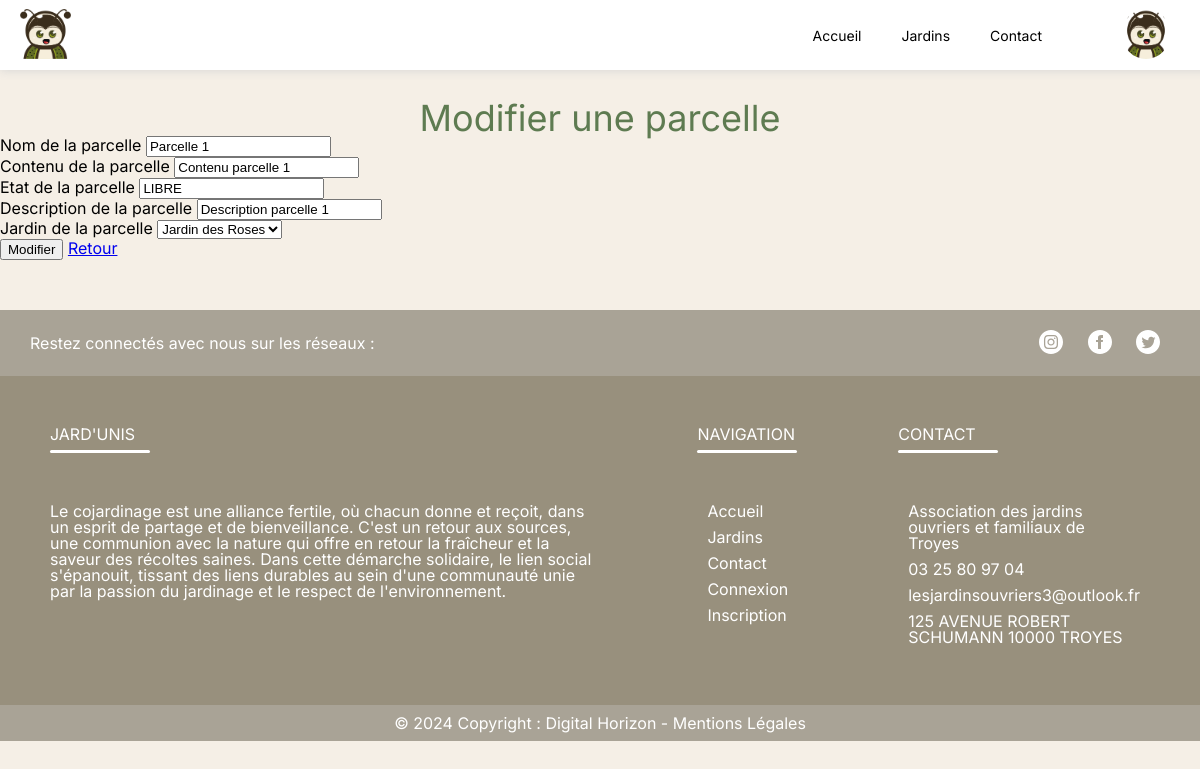
The page /admin/parcelles/modifParcelles.php?parcelles=1 (signed in) on the database its author committed.
### tables this page shows
CREATE TABLE `users` (
  `user_id` int(11) NOT NULL,
  `user_nom` varchar(50) NOT NULL,
  `user_prnm` varchar(50) NOT NULL,
  `user_login` varchar(50) NOT NULL,
  `user_pass` varchar(255) NOT NULL,
  `user_email` varchar(100) NOT NULL,
  `user_photo` varchar(100) NOT NULL DEFAULT 'logo.webp'
);

CREATE TABLE `parcelles` (
  `parcelle_id` int(11) NOT NULL,
  `parcelle_nom` varchar(100) NOT NULL,
  `parcelle_content` varchar(50) NOT NULL,
  `parcelle_etat` varchar(10) NOT NULL,
  `parcelle_desc` varchar(150) NOT NULL,
  `parcelle_reservation` int(11) DEFAULT NULL,
  `_jardin_id` int(11) NOT NULL,
  `_user_id` int(255) NOT NULL
);

### admin/parcelles/modifParcelles.php (the view, shortened to what this page needs)
<?php
require '../../model/connectBD.php';
require '../../composants/head.php';
require('../../composants/header.php');
$parcelle_id = $_GET['parcelles'];
$query = "SELECT * FROM parcelles WHERE parcelle_id = '" . $parcelle_id . "'";
$req = $bd->query($query);
$parcelle = $req->fetch();
?>
<h1>
    Modifier une parcelle
</h1>
<form action="verifModifParcelles.php" method="post">
    <div>
        <label for="parcelle_nom">Nom de la parcelle</label>
        <input type="text" name="parcelle_nom" id="parcelle_nom" value="<?php echo $parcelle['parcelle_nom'] ?>">
    </div>
    <div>
        <label for="parcelle_content">Contenu de la parcelle</label>
        <input type="text" name="parcelle_content" id="parcelle_content" value="<?php echo $parcelle['parcelle_content'] ?>">
    </div>
    <div>
        <label for="parcelle_etat">Etat de la parcelle</label>
        <input type="text" name="parcelle_etat" id="parcelle_etat" value="<?php echo $parcelle['parcelle_etat'] ?>">
    </div>
    <div>
        <label for="parcelle_desc">Description de la parcelle</label>
        <input type="text" name="parcelle_desc" id="parcelle_desc" value="<?php echo $parcelle['parcelle_desc'] ?>">
    </div>
    <div>
        <label for="_jardin_id">Jardin de la parcelle</label>
        <select name="_jardin_id" id="_jardin_id">
            <?php
            $query = "SELECT * FROM jardins WHERE _user_id = '" . $parcelle['_user_id'] . "'";
            $req = $bd->query($query);
            $jardins = $req->fetchAll();
            foreach ($jardins as $jardin) {
                echo '<option value="' . $jardin['jardin_id'] . '">' . $jardin['jardin_nom'] . '</option>';
            }
            ?>
        </select>
    </div>
    <div>
        <input type="submit" value="Modifier">
        <a href="tableParcelles.php">Retour</a>
    </div>
</form>
<?php
require('../../composants/footer.php');
?>

### composants/header.php (shortened to what this page needs)
<header id="main-header">
    <div id="items-header">
        <a href="/index.php" title="ACCUEIL"><img src="../src/assets/img/logo.webp" alt="Logo"></a>
        <div id="links-header">
            <nav>
                <ul>
                    <li <?php echo (basename($_SERVER['PHP_SELF']) == 'index.php') ? 'class="current"' : ''; ?>><a href="/index.php">Accueil</a></li>
                    <li <?php echo (basename($_SERVER['PHP_SELF']) == 'jardins.php') ? 'class="current"' : ''; ?>><a href="/jardins.php">Jardins</a></li>
                    <li <?php echo (basename($_SERVER['PHP_SELF']) == 'contact.php') ? 'class="current"' : ''; ?>><a href="/contact.php">Contact</a></li>
                </ul>
                <ul>
                    <?php
                    if (isset($_SESSION['user_id'])) {
                        echo '<div class="img-profile">';
                        $reqPhoto = "SELECT user_photo FROM users WHERE user_id = '" . $_SESSION['user_id'] . "'";
                        $resultatPhoto = $bd->query($reqPhoto);
                        $photo = $resultatPhoto->fetch()['user_photo'];
                        echo '<img src="/src/assets/uploads/' . $photo . '" alt="Photo de profil">';
                        echo '</div>';
                        }
                    ?>
                </ul>
            </nav>
        </div>
    </div>
</header>

### src/assets/css/style.css (style rules this page uses)
html, body, div, span, applet, object, iframe, h1, h2, h3, h4, h5, h6, p, blockquote, pre, a, abbr, acronym, address, big, cite, code, del, dfn, em, img, ins, kbd, q, s, samp, small, strike, strong, sub, sup, tt, var, b, u, i, center, dl, dt, dd, ol, ul, li, fieldset, form, label, legend, table, caption, tbody, tfoot, thead, tr, th, td, article, aside, canvas, details, embed, figure, figcaption, footer, header, hgroup, menu, nav, output, ruby, section, summary, time, mark, audio, video { margin: 0; padding: 0; border: 0; font-size: 100%; font: inherit; vertical-align: baseline; }
article, aside, details, figcaption, figure, footer, header, hgroup, menu, nav, section { display: block; }
body { line-height: 1; }
ol, ul { list-style: none; }
body { font-family: "Inter", sans-serif; background-color: #f5efe6; }
h1 { text-align: center; font-size: 36px; color: #5E7B51; margin-top: 100px; }
header { margin: 0 auto; display: flex; height: 100px; align-items: center; font-family: 'Inter', sans-serif; z-index: 10; width: 100%; box-shadow: 0 0 10px lightgray; }
#items-header { max-width: 1250px; display: flex; justify-content: space-between; width: 100%; align-items: center; margin: 0 auto; padding: 0 10px; }
header nav { left: 0; display: flex; width: 100%; justify-content: flex-end; }
header nav ul { display: flex; align-items: center; list-style: none; padding: 0; margin: 0 30px; }
header nav ul li { margin: 0 20px; }
header nav ul li a { color: #000; text-decoration: none; font-size: 14px; transition: 0.3s; }
#main-header { height: 50px; display: flex; align-items: center; justify-content: space-between; padding: 10px; width: 100%; background-color: white; position: fixed; top: 0; transition: top 0.3s; z-index: 1001; }
#main-header li a { position: relative; }
#main-header li a::after { position: absolute; content: ""; width: 100%; height: 2px; top: 100%; left: 0; background-color: #5E7B51; transition: transform 0.5s; transform: scaleX(0); transform-origin: left; }
#items-header img { height: 50px; }
.img-profile { cursor: pointer; }
.img-profile img { width: 48px; height: 48px; border-radius: 50%; }

### rows shown on the page
users: user_photo (picture)
parcelles: parcelle_nom "Parcelle 1", parcelle_content "Contenu parcelle 1", parcelle_etat "LIBRE", parcelle_desc "Description parcelle 1"

### other values the page prints
form field _jardin_id "Jardin des Roses"
